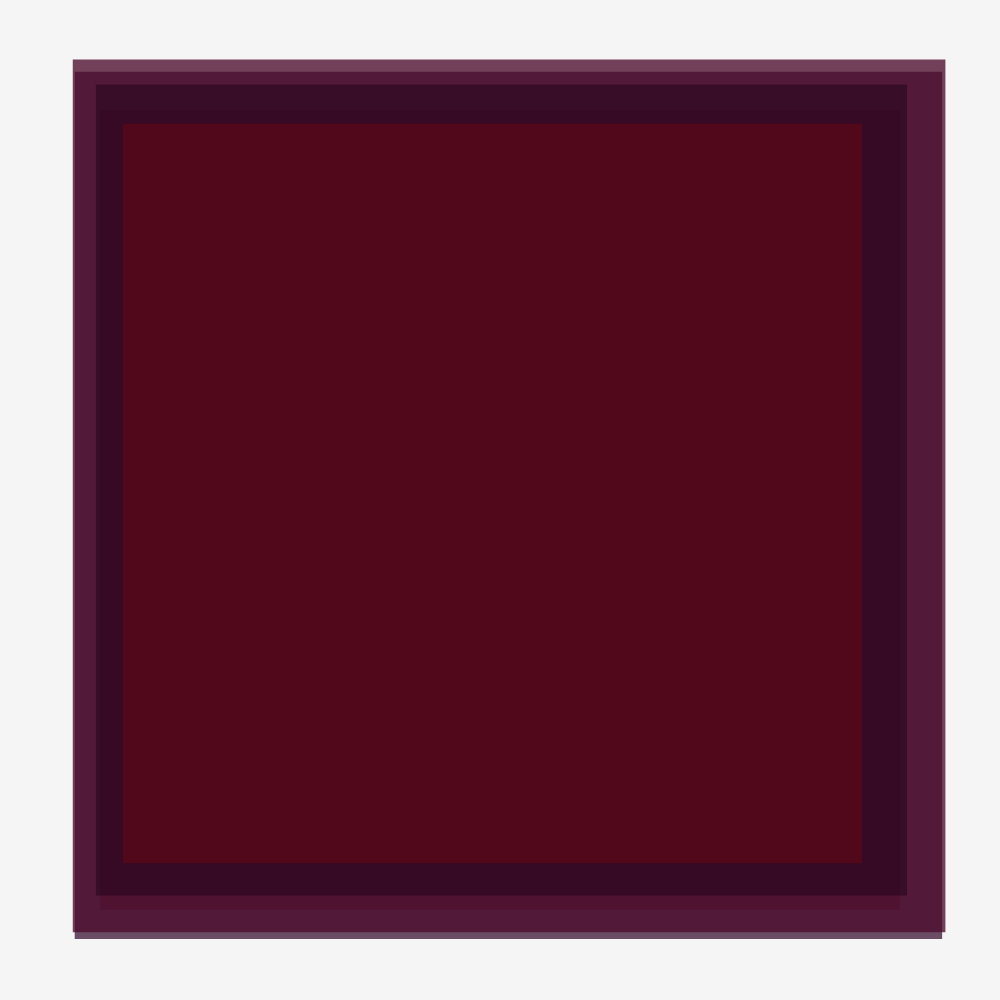
Frame 1 (no input)
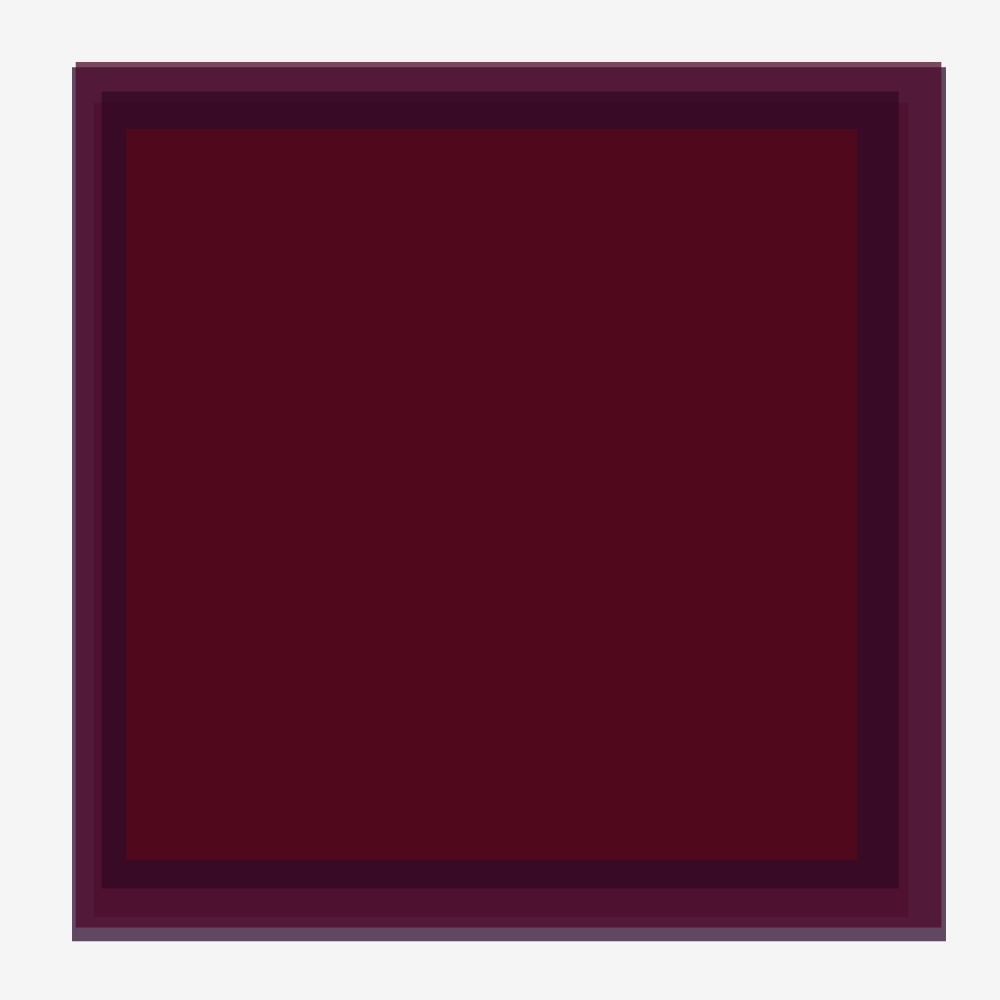
Frame 60 (no input)
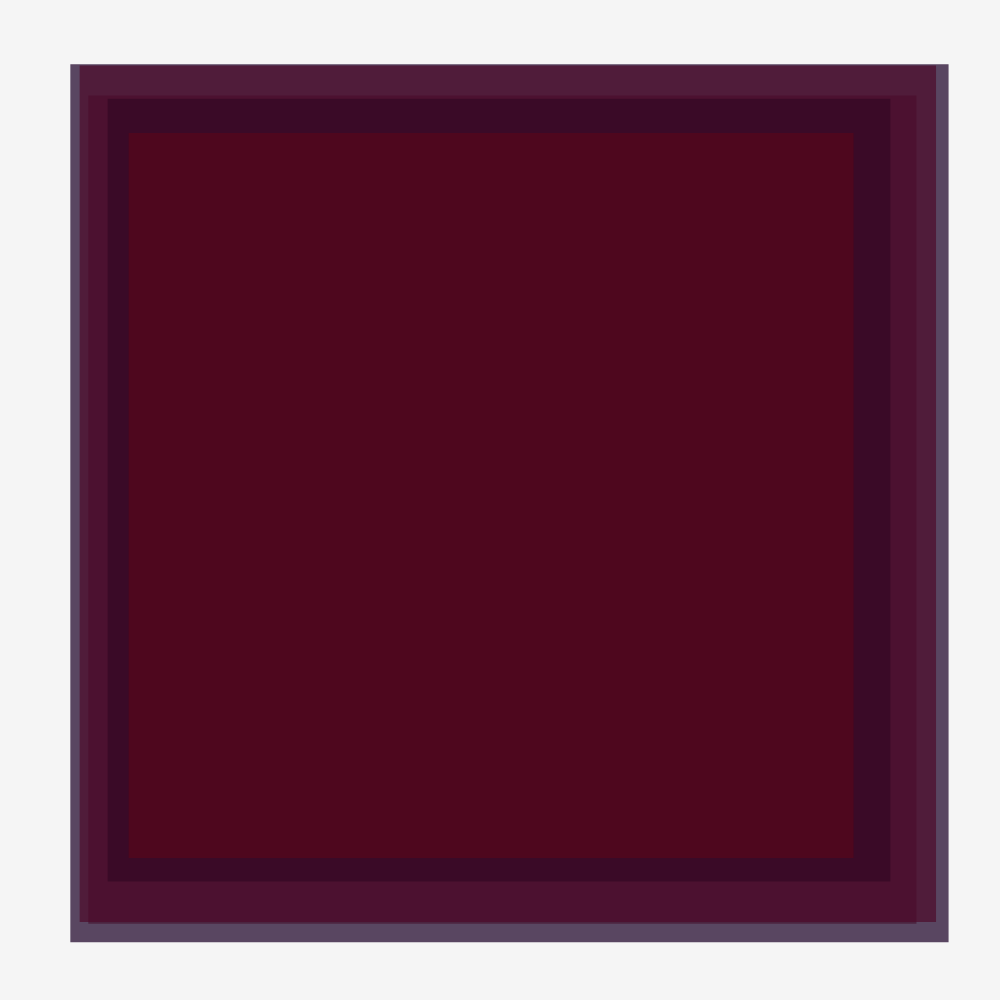
Frame 120 (the mouse pressed at the canvas centre since frame 60)

The p5.js sketch that drew these frames (run headless with seeded random() and noise() and a simulated clock; from frame 60 on, the mouse is pressed at the canvas centre):

// p5.js sketch
// ── sketch.js
let colors = [];
let canvasSize;

function setup() {
  canvasSize = Math.min(windowWidth, windowHeight);
  createCanvas(canvasSize, canvasSize);
  
  // Create deep, rich colors inspired by Rothko's palette
  colors = [
    color(120, 5, 15),   // Deep red
    color(180, 30, 40),  // Deep burgundy
    color(20, 20, 60),   // Deep blue
    color(80, 10, 40),   // Deep purple
    color(40, 5, 30)     // Deep maroon
  ];
  
  noStroke();
}

function draw() {
  background(245);
  
  // Draw stacked rectangles with varying opacity and size
  for (let i = 0; i < 5; i++) {
    let c = lerpColor(colors[i], colors[(i + 1) % colors.length], 
                     (sin(frameCount * 0.002 + i * 0.5) + 1) / 2);
    
    // Create a pulsating effect by scaling the rectangles
    let scale = 1 + sin(frameCount * 0.003 + i) * 0.1;
    let size = canvasSize * 0.8 * scale;
    
    // Adjust opacity based on layer and time
    let alpha = 150 + sin(frameCount * 0.005 + i) * 50;
    
    fill(red(c), green(c), blue(c), alpha);
    
    // Draw rectangles with some offset for diffusion effect
    let offsetX = sin(frameCount * 0.002 + i) * 10;
    let offsetY = cos(frameCount * 0.002 + i) * 10;
    
    rect(width/2 - size/2 + offsetX, 
         height/2 - size/2 + offsetY, 
         size, size);
  }
}

function windowResized() {
  resizeCanvas(Math.min(windowWidth, windowHeight), Math.min(windowWidth, windowHeight));
}
